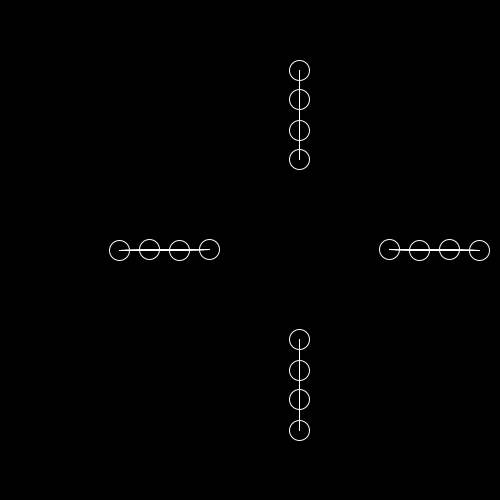
Frame 1 (no input)
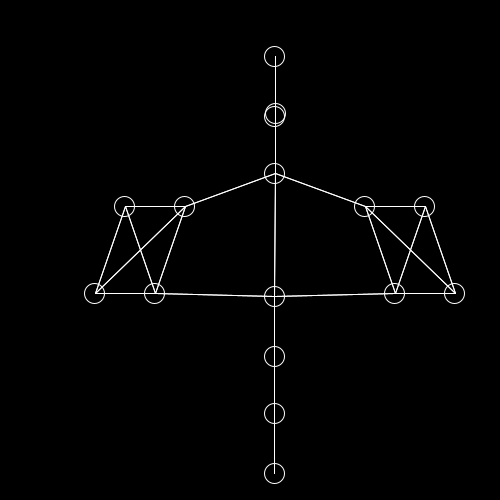
Frame 60 (the mouse pressed at the canvas centre just before this capture)
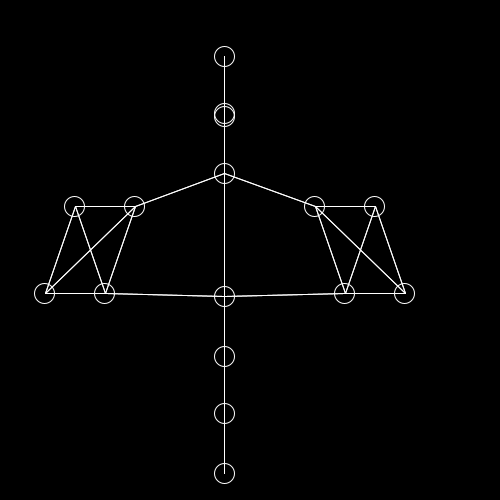
Frame 120 (the mouse held since frame 60 and released just before this capture)

The Processing sketch that drew these frames (run headless with seeded random() and noise(); from frame 60 on, the mouse is pressed at the canvas centre):

// Processing sketch: link_circle
// ── link_circle.pde
class Indicies{
 int x,y;
 Indicies(int x,int y){
  this.x=x;
  this.y=y;
 }
}

class Circle{
  float x,y,r,size,dir,nowx,nowy;
  Circle(float x,float y,float r,float size,float dir){
   this.x=x;
   this.y=y;
   this.r=r;
   this.dir=dir;
   this.size=size;
  }
  
  void update(){
    pushMatrix();
    translate(x,y);
    float rad=dir*radians(frameCount);
    float elx=size*cos(rad);
    float ely=size*sin(rad);
    ellipse(elx,ely,r,r);
    nowx=x+elx;
    nowy=y+ely;
    popMatrix();
  }
};

Circle c[][]=new Circle[4][4];

void setup(){
  size(500,500);
  noFill();
  stroke(255);
  for(int i=0;i<4;i++){
     c[0][i]=new Circle(180*cos(radians(360.0/4*i)),180*sin(radians(360.0/4*i)),20,50,1); 
     c[1][i]=new Circle(150*cos(radians(360.0/4*i)),150*sin(radians(360.0/4*i)),20,50,-1);
     c[2][i]=new Circle(120*cos(radians(360.0/4*i)),120*sin(radians(360.0/4*i)),20,50,1);
     c[3][i]=new Circle(90*cos(radians(360.0/4*i)),90*sin(radians(360.0/4*i)),20,50,-1);
  }
}

void draw(){
  background(0);
  translate(width/2,height/2);
  for(int i=0;i<4;i++){
   c[0][i].update();
   c[1][i].update();
   c[2][i].update();
   c[3][i].update();
  }
  
  for(int i=0;i<4;i++){
   for(int j=0;j<4;j++){
    for(int p=0;p<4;p++){
     for(int q=0;q<4;q++){
       if(i==p && j==q)continue;
       if((c[i][j].nowx-c[p][q].nowx)*(c[i][j].nowx-c[p][q].nowx)+(c[i][j].nowy-c[p][q].nowy)*(c[i][j].nowy-c[p][q].nowy)<16000){
        line(c[i][j].nowx,c[i][j].nowy,c[p][q].nowx,c[p][q].nowy); 
       }
     }
    }
   }
  }
  
}
